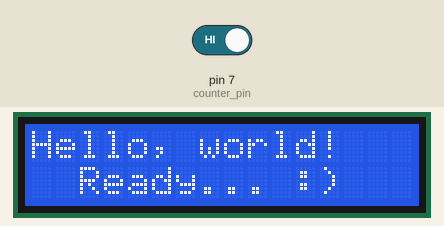
A sketch run on a simulated Arduino Uno, built with avr-gcc and run on an emulated ATmega328P. Parts: 16×2 character LCD. Inputs (shaded band) come from the test bench; at power-on: pin 7 (counter_pin) HIGH.

Above: at 4.2 s.
4.3 s: pin 7 (counter_pin) driven LOW
At 4.6 s:
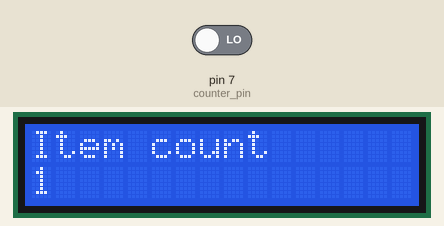
Timing chart, 0 to 7.3 s (numbered marks = the images above; inputs shaded):
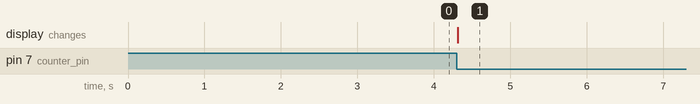

The sketch:

code1.ino
```cpp
#include <Wire.h>

#include <LiquidCrystal_I2C.h>


#define counter_pin 7

LiquidCrystal_I2C lcd(0x3F,16,2);  // set the LCD address to 0x27 for a 16 chars and 2 line display


bool item_detected = false;

int  item_counter = 0;


void setup()

{

  Serial.begin(9600);

  pinMode( counter_pin , INPUT);


  lcd.init();                      // initialize the lcd


  // Print a message to the LCD.

  lcd.backlight();

  lcd.setCursor(0,0);

  lcd.print("Hello, world!");

  lcd.setCursor(2,1);

  lcd.print("Ready... :)");

  delay(3000);

}


void loop()

{

  int val = digitalRead( counter_pin );

  if( (item_detected == false) && ( val == 0 )){

        item_detected = true;

        item_counter++;

        updateCounter();

  }


  else if( (item_detected == true) && ( val == 1 )){

        item_detected = false;


  }

}

void updateCounter(){


     lcd.clear();

     lcd.setCursor(0,0);

     lcd.print("Item count");

     lcd.setCursor(0,1);

     lcd.print(item_counter);

}
```

Measured:
- after the input at 4.3 s, the display: changes at once (image 1)
